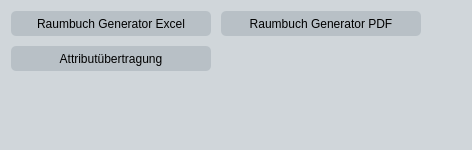
       <widget class="QFrame" name="fraMenu">
        <property name="minimumSize">
         <size>
          <width>0</width>
          <height>150</height>
         </size>
        </property>
        <property name="maximumSize">
         <size>
          <width>16777215</width>
          <height>150</height>
         </size>
        </property>
        <property name="styleSheet">
         <string notr="true">QFrame{
    border-radius: 20px;
    background: #d0d6da;
}</string>
        </property>
        <property name="frameShape">
         <enum>QFrame::StyledPanel</enum>
        </property>
        <property name="frameShadow">
         <enum>QFrame::Raised</enum>
        </property>
        <layout class="QGridLayout" name="gridLayout_6">
         <item row="0" column="0">
          <layout class="QGridLayout" name="gridLayout_5">
           <property name="spacing">
            <number>10</number>
           </property>
           <item row="1" column="0">
            <widget class="QPushButton" name="cmdShowAttributuebertragung">
             <property name="minimumSize">
              <size>
               <width>200</width>
               <height>25</height>
              </size>
             </property>
             <property name="maximumSize">
              <size>
               <width>200</width>
               <height>25</height>
              </size>
             </property>
             <property name="styleSheet">
              <string notr="true">QPushButton{
	font-size:12px;
	background:#b8c0c6;
	border-style: solid;
	border-radius: 5px;
}

QPushButton:hover{
	font-size:12px;
	background:#e7eaec;
	border-style: solid;
	border-radius: 5px;
}

QPushButton:pressed{
	font-size:12px;
	background:#a1abb1;
	border-style: solid;
	border-radius: 5px;
    padding-top: 1px;
    padding-left: 2px;
}</string>
             </property>
             <property name="text">
              <string>Attributübertragung</string>
             </property>
            </widget>
           </item>
           <item row="0" column="0">
            <widget class="QPushButton" name="cmdShowRaumbuchExcel">
             <property name="minimumSize">
              <size>
               <width>200</width>
               <height>25</height>
              </size>
             </property>
             <property name="maximumSize">
              <size>
               <width>150</width>
               <height>25</height>
              </size>
             </property>
             <property name="styleSheet">
              <string notr="true">QPushButton{
	font-size:12px;
	background:#b8c0c6;
	border-style: solid;
	border-radius: 5px;
}

QPushButton:hover{
	font-size:12px;
	background:#e7eaec;
	border-style: solid;
	border-radius: 5px;
}

QPushButton:pressed{
	font-size:12px;
	background:#a1abb1;
	border-style: solid;
	border-radius: 5px;
    padding-top: 1px;
    padding-left: 2px;
}</string>
             </property>
             <property name="text">
              <string>Raumbuch Generator Excel</string>
             </property>
            </widget>
           </item>
           <item row="2" column="0">
            <spacer name="verticalSpacer">
             <property name="orientation">
              <enum>Qt::Vertical</enum>
             </property>
             <property name="sizeHint" stdset="0">
              <size>
               <width>20</width>
               <height>40</height>
              </size>
             </property>
            </spacer>
           </item>
           <item row="0" column="2">
            <spacer name="horizontalSpacer">
             <property name="orientation">
              <enum>Qt::Horizontal</enum>
             </property>
             <property name="sizeHint" stdset="0">
              <size>
               <width>40</width>
               <height>20</height>
              </size>
             </property>
            </spacer>
           </item>
           <item row="0" column="1">
            <widget class="QPushButton" name="cmdShowRaumbuchPdf">
             <property name="minimumSize">
              <size>
               <width>200</width>
               <height>25</height>
              </size>
             </property>
             <property name="maximumSize">
              <size>
               <width>200</width>
               <height>25</height>
              </size>
             </property>
             <property name="styleSheet">
              <string notr="true">QPushButton{
	font-size:12px;
	background:#b8c0c6;
	border-style: solid;
	border-radius: 5px;
}

QPushButton:hover{
	font-size:12px;
	background:#e7eaec;
	border-style: solid;
	border-radius: 5px;
}

QPushButton:pressed{
	font-size:12px;
	background:#a1abb1;
	border-style: solid;
	border-radius: 5px;
    padding-top: 1px;
    padding-left: 2px;
}</string>
             </property>
             <property name="text">
              <string>Raumbuch Generator PDF</string>
             </property>
            </widget>
           </item>
          </layout>
         </item>
        </layout>
       </widget>
